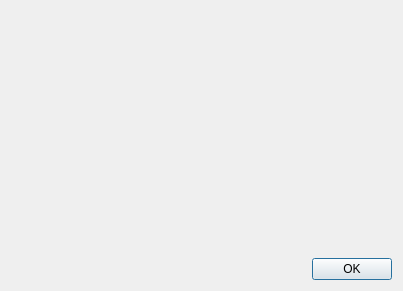
<?xml version="1.0" encoding="UTF-8"?>
<ui version="4.0">
 <class>Acerca</class>
 <widget class="QDialog" name="Acerca">
  <property name="geometry">
   <rect>
    <x>0</x>
    <y>0</y>
    <width>403</width>
    <height>291</height>
   </rect>
  </property>
  <property name="maximumSize">
   <size>
    <width>500</width>
    <height>300</height>
   </size>
  </property>
  <property name="windowTitle">
   <string>Acerca de Servidor</string>
  </property>
  <layout class="QHBoxLayout" name="horizontalLayout">
   <item>
    <widget class="QLabel" name="label">
     <property name="sizePolicy">
      <sizepolicy hsizetype="Ignored" vsizetype="Ignored">
       <horstretch>0</horstretch>
       <verstretch>0</verstretch>
      </sizepolicy>
     </property>
     <property name="text">
      <string/>
     </property>
     <property name="scaledContents">
      <bool>true</bool>
     </property>
    </widget>
   </item>
   <item>
    <layout class="QVBoxLayout" name="verticalLayout" stretch="10,0">
     <item>
      <widget class="QLabel" name="label_texto">
       <property name="sizePolicy">
        <sizepolicy hsizetype="Preferred" vsizetype="Minimum">
         <horstretch>0</horstretch>
         <verstretch>0</verstretch>
        </sizepolicy>
       </property>
       <property name="text">
        <string/>
       </property>
       <property name="scaledContents">
        <bool>true</bool>
       </property>
       <property name="wordWrap">
        <bool>true</bool>
       </property>
       <property name="margin">
        <number>1</number>
       </property>
      </widget>
     </item>
     <item>
      <layout class="QHBoxLayout" name="horizontalLayout_2">
       <property name="leftMargin">
        <number>100</number>
       </property>
       <item>
        <widget class="QDialogButtonBox" name="buttonBox">
         <property name="sizePolicy">
          <sizepolicy hsizetype="Maximum" vsizetype="Fixed">
           <horstretch>0</horstretch>
           <verstretch>0</verstretch>
          </sizepolicy>
         </property>
         <property name="orientation">
          <enum>Qt::Horizontal</enum>
         </property>
         <property name="standardButtons">
          <set>QDialogButtonBox::Ok</set>
         </property>
        </widget>
       </item>
      </layout>
     </item>
    </layout>
   </item>
  </layout>
 </widget>
 <resources/>
 <connections>
  <connection>
   <sender>buttonBox</sender>
   <signal>accepted()</signal>
   <receiver>Acerca</receiver>
   <slot>accept()</slot>
   <hints>
    <hint type="sourcelabel">
     <x>248</x>
     <y>254</y>
    </hint>
    <hint type="destinationlabel">
     <x>157</x>
     <y>274</y>
    </hint>
   </hints>
  </connection>
  <connection>
   <sender>buttonBox</sender>
   <signal>rejected()</signal>
   <receiver>Acerca</receiver>
   <slot>reject()</slot>
   <hints>
    <hint type="sourcelabel">
     <x>316</x>
     <y>260</y>
    </hint>
    <hint type="destinationlabel">
     <x>286</x>
     <y>274</y>
    </hint>
   </hints>
  </connection>
 </connections>
</ui>
